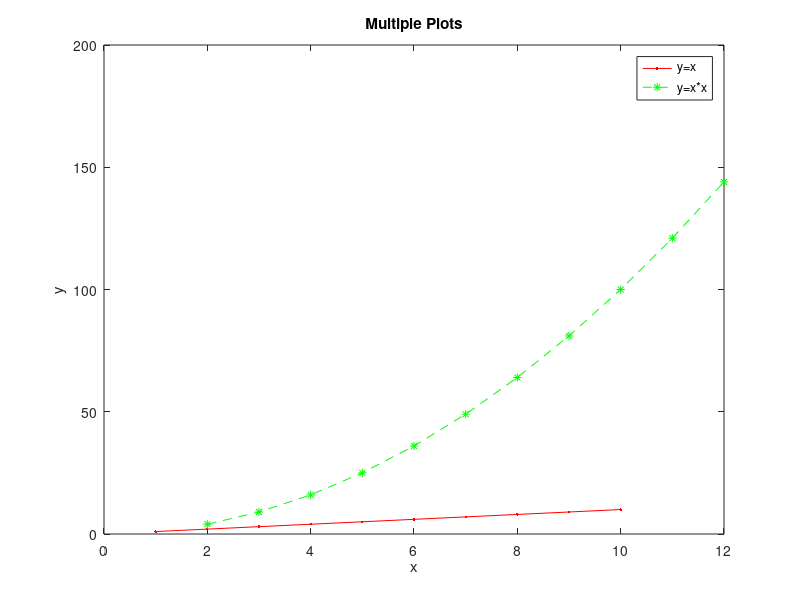

The MATLAB script that drew this image:
x1=[1:10];
y1=[1:10];
x2=[2:12];
y2=x2.*x2;
plot(x1,y1,'r . -',x2,y2,'g -- *'),legend('y=x','y=x*x'),xlabel('x'),ylabel('y'),title('Multiple Plots');
